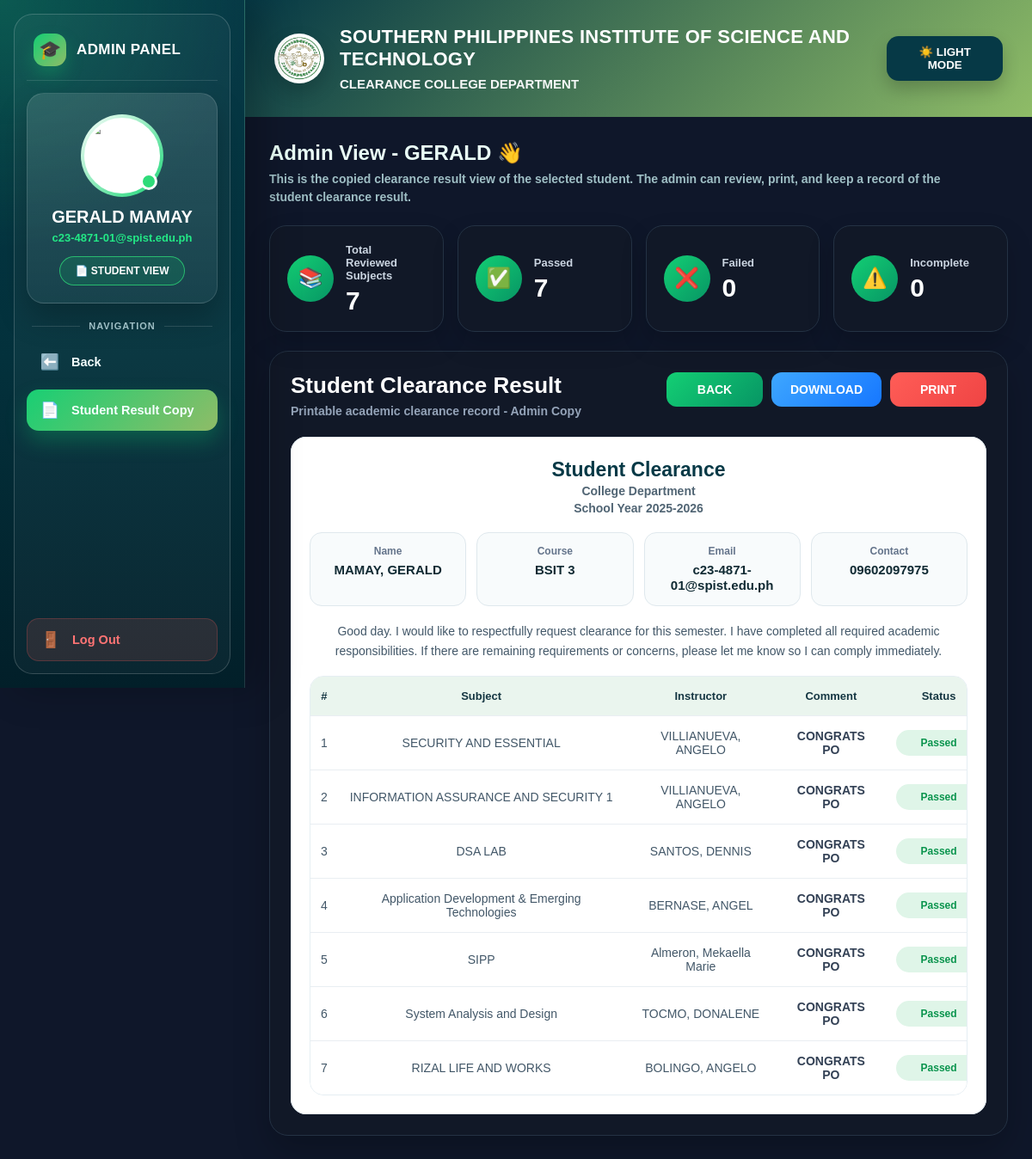
The app's page /clearance_system/dashboard/view_user.php?id=33&return=admin.php?view=students (signed in) with its own data.
### tables this page shows
CREATE TABLE `users` (
  `id` int(11) NOT NULL,
  `firstname` varchar(100) DEFAULT NULL,
  `lastname` varchar(100) DEFAULT NULL,
  `email` varchar(100) DEFAULT NULL,
  `contact_number` varchar(20) DEFAULT NULL,
  `password` varchar(255) DEFAULT NULL,
  `role` enum('student','teacher') DEFAULT NULL,
  `course` varchar(50) DEFAULT NULL,
  `profile_photo` varchar(255) DEFAULT NULL,
  `is_deleted` tinyint(1) NOT NULL DEFAULT 0,
  `deleted_at` datetime DEFAULT NULL
);

CREATE TABLE `class_requests` (
  `id` int(11) NOT NULL,
  `class_id` int(11) NOT NULL,
  `student_id` int(11) NOT NULL,
  `subject` varchar(100) NOT NULL,
  `status` varchar(50) DEFAULT 'Requesting',
  `result` varchar(50) DEFAULT '',
  `comment` text DEFAULT NULL,
  `date_signed` date DEFAULT NULL,
  `created_at` timestamp NOT NULL DEFAULT current_timestamp()
);

### clearance_system/dashboard/view_user.php (the view, shortened to what this page needs)
<?php
include("../config/db.php");
$student_id = intval($_GET['id']);
$returnUrl = isset($_GET['return']) && !empty($_GET['return'])
    ? $_GET['return']
    : 'admin.php?view=students';
$user_stmt = $conn->prepare("SELECT firstname, lastname, email, contact_number, course, profile_photo FROM users WHERE id = ? AND role = 'student'");
$user_stmt->bind_param("i", $student_id);
$user_stmt->execute();
$user = $user_stmt->get_result()->fetch_assoc();
$default_photo = "../assets/southern.png";
if (!empty($user['profile_photo']) && file_exists("../assets/uploads/profile/" . $user['profile_photo'])) {
    $photo = "../assets/uploads/profile/" . $user['profile_photo'];
} else {
    $photo = $default_photo;
}
$stmt = $conn->prepare("
    SELECT
        cr.subject,
        cr.result,
        cr.comment,
        cr.date_signed,
        CONCAT(u.lastname, ', ', u.firstname) AS instructor_name
    FROM class_requests cr
    LEFT JOIN teacher_classes tc ON cr.class_id = tc.id
    LEFT JOIN users u ON tc.teacher_id = u.id
    WHERE cr.student_id = ? AND cr.status = 'Reviewed'
    ORDER BY cr.id DESC
");
$stmt->bind_param("i", $student_id);
$stmt->execute();
$result = $stmt->get_result();
$total_subjects = 0;
$total_passed = 0;
$total_failed = 0;
$total_incomplete = 0;
$rows = [];
while ($row = $result->fetch_assoc()) {
    $rows[] = $row;
    $total_subjects++;
    if ($row['result'] === 'Passed') {
        $total_passed++;
    } elseif ($row['result'] === 'Failed') {
        $total_failed++;
    } elseif ($row['result'] === 'Incomplete') {
        $total_incomplete++;
    }
}
?>
<!DOCTYPE html>
<html lang="en">
<head>
</head>
<body>
<div class="wrapper">
    <aside class="sidebar">
        <div class="sidebar-shell">
            <div>
                <div class="brand-mini">
                    <div class="brand-icon">🎓</div>
                    <div class="brand-text">ADMIN PANEL</div>
                </div>
                <div class="profile-box">
                    <div class="profile-icon-wrap">
                        <img src="<?php echo htmlspecialchars($photo); ?>" alt="Profile" class="profile-icon" onerror="this.src='../assets/southern.png';">
                        <span class="online-dot"></span>
                    </div>
                    <h3><?php echo htmlspecialchars($user['firstname'] . ' ' . $user['lastname']); ?></h3>
                    <p><?php echo htmlspecialchars($user['email']); ?></p>
                    <div class="admin-badge">📄 STUDENT VIEW</div>
                </div>
                <div class="menu-label">Navigation</div>
                <div class="nav-group">
                    <a href="<?php echo htmlspecialchars($returnUrl); ?>" class="side-btn">
                        <span class="side-icon">⬅️</span>
                        <span class="side-label">Back</span>
                    </a>
                    <a href="#" class="side-btn active">
                        <span class="side-icon">📄</span>
                        <span class="side-label">Student Result Copy</span>
                    </a>
                </div>
            </div>
            <a href="../auth/logout.php" class="side-btn logout-btn">
                <span class="side-icon">🚪</span>
                <span class="side-label">Log Out</span>
            </a>
        </div>
    </aside>
    <main class="main-content">
        <div class="top-hero">
            <div class="school-brand">
                <img src="../assets/logo2.png" class="school-logo" alt="Logo" onerror="this.style.display='none';">
                <div>
                    <h1>SOUTHERN PHILIPPINES INSTITUTE OF SCIENCE AND TECHNOLOGY</h1>
                    <p>CLEARANCE COLLEGE DEPARTMENT</p>
                </div>
            </div>
            <button type="button" class="darkmode-toggle" id="darkModeToggle" onclick="toggleDarkMode()">☀️ LIGHT MODE</button>
        </div>
        <div class="content">
            <div class="page-title-row">
                <div class="page-title">
                    <h2>Admin View - <?php echo htmlspecialchars($user['firstname']); ?> 👋</h2>
                    <p>
                        This is the copied clearance result view of the selected student. The admin can review, print, and keep a record of the student clearance result.
                    </p>
                </div>
            </div>
            <div class="stats-grid">
                <div class="stat-card">
                    <div class="stat-icon">📚</div>
                    <div>
                        <h4>Total Reviewed Subjects</h4>
                        <div class="number"><?php echo $total_subjects; ?></div>
                    </div>
                </div>
                <div class="stat-card">
                    <div class="stat-icon">✅</div>
                    <div>
                        <h4>Passed</h4>
                        <div class="number"><?php echo $total_passed; ?></div>
                    </div>
                </div>
                <div class="stat-card">
                    <div class="stat-icon">❌</div>
                    <div>
                        <h4>Failed</h4>
                        <div class="number"><?php echo $total_failed; ?></div>
                    </div>
                </div>
                <div class="stat-card">
                    <div class="stat-icon">⚠️</div>
                    <div>
                        <h4>Incomplete</h4>
                        <div class="number"><?php echo $total_incomplete; ?></div>
                    </div>
                </div>
            </div>
            <div class="card">
                <div class="card-header">
                    <div class="card-title">
                        <h3>Student Clearance Result</h3>
                        <p>Printable academic clearance record - Admin Copy</p>
                    </div>
                    <div class="action-buttons">
                        <a href="<?php echo htmlspecialchars($returnUrl); ?>" class="back-btn">BACK</a>
                        <button class="download-btn" onclick="downloadAsImage()">DOWNLOAD</button>
                        <button class="print-btn" onclick="window.print()">PRINT</button>
                    </div>
                </div>
                <div class="clearance-paper">
                    <div class="clearance-head">
                        <div class="main">Student Clearance</div>
                        <div class="small">College Department</div>
                        <div class="small">School Year 2025-2026</div>
                    </div>
                    <div class="info-grid">
                        <div class="info-box">
                            <label>Name</label>
                            <span><?php echo htmlspecialchars($user['lastname'] . ', ' . $user['firstname']); ?></span>
                        </div>
                        <div class="info-box">
                            <label>Course</label>
                            <span><?php echo htmlspecialchars($user['course']); ?></span>
                        </div>
                        <div class="info-box">
                            <label>Email</label>
                            <span><?php echo htmlspecialchars($user['email']); ?></span>
                        </div>
                        <div class="info-box">
                            <label>Contact</label>
                            <span><?php echo htmlspecialchars($user['contact_number']); ?></span>
                        </div>
                    </div>
                    <div class="request-text">
                        Good day. I would like to respectfully request clearance for this semester.
                        I have completed all required academic responsibilities. If there are remaining
                        requirements or concerns, please let me know so I can comply immediately.
                    </div>
                    <div class="table-wrap">
                        <table>
                            <tr>
                                <th>#</th>
                                <th>Subject</th>
                                <th>Instructor</th>
                                <th>Comment</th>
                                <th>Status</th>
                            </tr>
                            <?php if (count($rows) > 0): ?>
                                <?php foreach ($rows as $index => $row): ?>
                                    <?php
                                    $badgeClass = 'status-passed';
                                    ?>
                                    <tr>
                                        <td><?php echo $index + 1; ?></td>
                                        <td><?php echo htmlspecialchars($row['subject']); ?></td>
                                        <td><?php echo htmlspecialchars($row['instructor_name'] ?: 'N/A'); ?></td>
                                        <td class="comment-text"><?php echo htmlspecialchars($row['comment']); ?></td>
                                        <td>
                                            <span class="status-badge <?php echo $badgeClass; ?>">
                                                <?php echo htmlspecialchars($row['result']); ?>
                                            </span>
                                        </td>
                                    </tr>
                                <?php endforeach; ?>
                            <?php else: ?>
                                <tr>
                                    <td colspan="6" class="empty-state">No reviewed results yet.</td>
                                </tr>
                            <?php endif; ?>
                        </table>
                    </div>
                </div>
            </div>
        </div>
    </main>
</div>
</body>
</html>

### records on screen
users: firstname+lastname "GERALD MAMAY", email "c23-4871-01@spist.edu.ph", firstname "GERALD", lastname+firstname "MAMAY, GERALD", course "BSIT 3", contact_number "09602097975"
class_requests: subject "SECURITY AND ESSENTIAL", instructor_name "VILLIANUEVA, ANGELO", comment "CONGRATS PO", result "Passed"
class_requests: subject "INFORMATION ASSURANCE AND SECURITY 1", instructor_name "VILLIANUEVA, ANGELO", comment "CONGRATS PO", result "Passed"
class_requests: subject "DSA LAB", instructor_name "SANTOS, DENNIS", comment "CONGRATS PO", result "Passed"
class_requests: subject "Application Development & Emerging Technologies", instructor_name "BERNASE, ANGEL", comment "CONGRATS PO", result "Passed"
class_requests: subject "SIPP", instructor_name "Almeron, Mekaella Marie", comment "CONGRATS PO", result "Passed"
class_requests: subject "System Analysis and Design", instructor_name "TOCMO, DONALENE", comment "CONGRATS PO", result "Passed"
class_requests: subject "RIZAL LIFE AND WORKS", instructor_name "BOLINGO, ANGELO", comment "CONGRATS PO", result "Passed"

### other values on screen
$total_subjects "7"
$total_passed "7"
$total_failed "0"
$total_incomplete "0"
